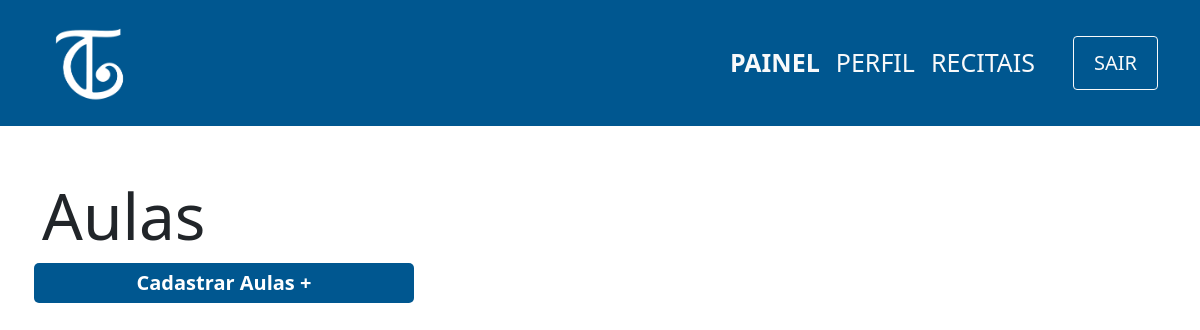
The page /view/aula/index.php (signed in) on the database as committed earlier.
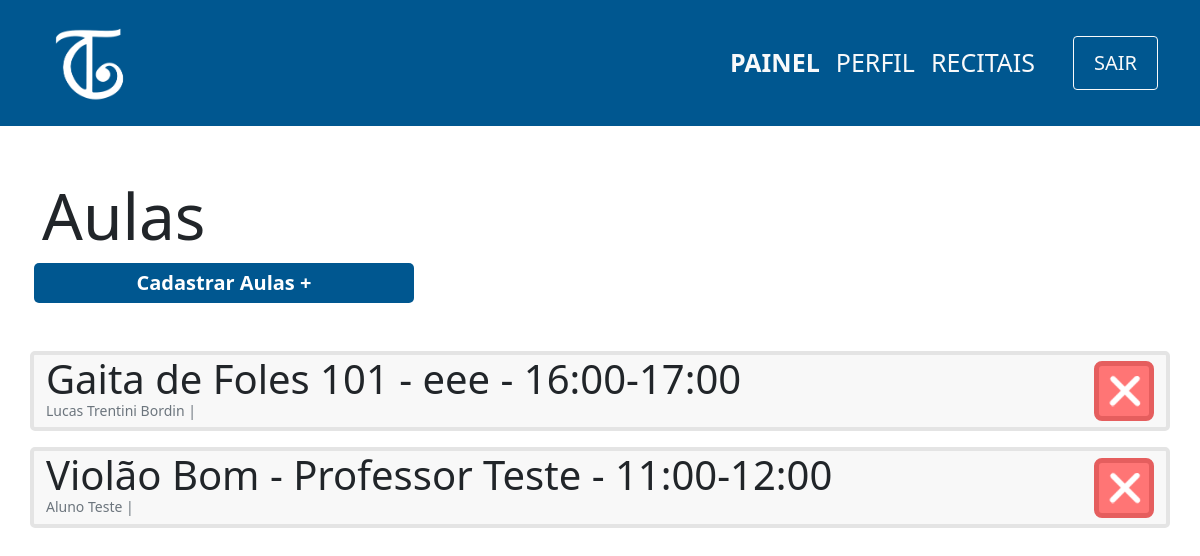
The same page on the database as committed later.
### tables this page shows
CREATE TABLE aula(
                id INTEGER PRIMARY KEY,
                id_curso integer not null,
                id_horario integer not null, 
                foreign key (id_curso) references curso(id) ON DELETE CASCADE,
                foreign key (id_horario) references horario(id) ON DELETE CASCADE
            );

CREATE TABLE curso(
                id INTEGER PRIMARY KEY,
                nome varchar(100) not null,
                id_professor integer not null,
                FOREIGN KEY (id_professor) references professor(id) ON DELETE CASCADE
            );

CREATE TABLE aluno_aula(
                id INTEGER PRIMARY KEY,
                id_aula integer not null,
                id_aluno integer not null,
                foreign key (id_aluno) references aluno(id) ON DELETE CASCADE,
                foreign key (id_aula) references aula(id) ON DELETE CASCADE
            );

CREATE TABLE aluno(
                id INTEGER PRIMARY KEY,
                cpf varchar(11) not null,
                nome varchar(100) not null,
                username varchar(100) UNIQUE not null,
                responsavel varchar(100),
                data_nasc date not null,
                senha varchar(100) not null,
                email varchar(100) UNIQUE not null                    
            );

### controller/aula/index.php (called while the page is built)
<?php
    require '../../db/connection.php';
    try {
        $sql=$db->prepare('SELECT nome,aluno.id as id,aluno_aula.id_aula as id_aula FROM aluno
        JOIN ALUNO_AULA on ALUNO.id = ALUNO_AULA.id_aluno');
        $sql->execute();
        $alunos=$sql->fetchAll(PDO::FETCH_ASSOC);
        $sql=$db->prepare('SELECT aula.id as id,curso.nome as nome, horario.periodo as periodo, professor.nome as professor FROM AULA
        JOIN CURSO on aula.id_curso = curso.id
        JOIN HORARIO on aula.id_horario = horario.id
        JOIN PROFESSOR on curso.id_professor = professor.id');
        $sql->execute();
        $aulas=$sql->fetchAll(PDO::FETCH_ASSOC);
    } catch (PDOException $e) {
        echo 'Erro ao executar comando no banco de dados: ' . $e->getMessage();
        exit();
    }
?>

### view/aula/index.php (the view, shortened to what this page needs)
<?php
    include '../../layouts/navbar.php';
    include '../../controller/aula/index.php';
?>
<div class="container">
    <div class="row mt-5">
        <h1 class="mt-1 display-3">Aulas</h1>
        <span class="btn-principal col-md-4 col-sm-12 mx-1 text-center mb-5" onclick="location.href='cadastro.php'">
            <a href="cadastro.php">Cadastrar Aulas +</a>
        </span>
            <?php
                foreach($aulas as $aula){
                    echo '
                    <div class="col-12 card d-flex flex-row mb-3 justify-content-between">
                        <div class="d-flex flex-column">
                            <p class="m-0 display-6">
                                '.$aula['nome'].' - '.$aula['professor'].' - '.$aula['periodo'].'
                            </p>
                            <p class="m-0 text-muted display-3 mb-2" style="font-size:14px">';
                               foreach($alunos as $aluno){
                                    if($aluno['id_aula']==$aula['id']){
                                        echo $aluno['nome'].' | ';
                                    }
                               }
                                echo'
                            </p>
                        </div>
                        <div class="d-flex align-items-center">
                            <button onclick="location.href=\'../../controller/aula/delete.php?id='.$aula['id'].'\';" class="btn-remover">
                                <img src="../../images/delete-icon.png" width=40px>
                            </button>
                        </div>
                    </div>
                    ';
                }
            ?>
    </div>
</div>

Rows that differ between the two databases and show on the page:
added aula: id_curso.nome "Gaita de Foles 101", professor "eee", periodo "16:00-17:00"
added aluno_aula: id_aluno.nome "Lucas Trentini Bordin", shown under "Gaita de Foles 101"
added aula: id_curso.nome "Violão Bom", professor "Professor Teste", periodo "11:00-12:00"
added aluno_aula: id_aluno.nome "Aluno Teste", shown under "Violão Bom"
